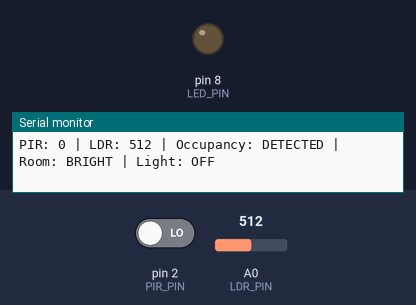
A sketch run on a simulated Arduino Uno, built with avr-gcc and run on an emulated ATmega328P. On the bench: output pins drawn as LEDs (lit = HIGH), the last lines printed to the serial monitor. The inputs (shaded band) are chosen by the test bench; at power-on: A0 (LDR_PIN) = 512, pin 2 (PIR_PIN) LOW.

Above: at 1.3 s.
1.4 s: A0 (LDR_PIN) set to 409
2.9 s: A0 (LDR_PIN) set to 389
At 4.2 s:
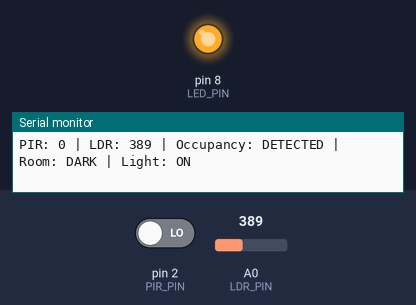
4.5 s: A0 (LDR_PIN) set to 410
At 5.8 s:
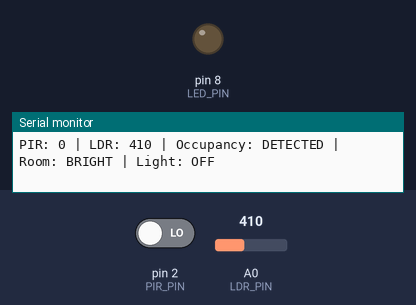
6.1 s: A0 (LDR_PIN) set to 390
At 7.4 s:
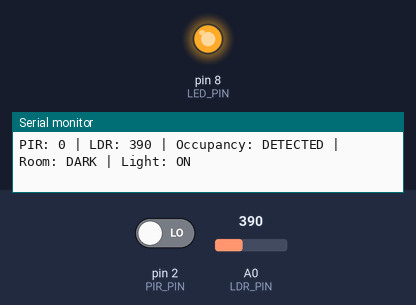
Timing chart, 0 to 31.6 s (numbered marks = the images above; inputs shaded):
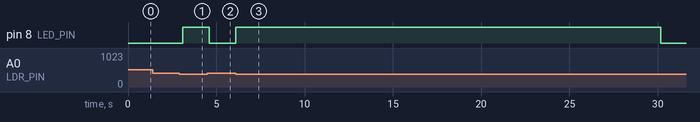

Measured:
- the behaviour switches between 400 and 399 on A0 (LDR_PIN) (found by bisection; images 0 and 1)
- after the input at 2.9 s, pin 8 (LED_PIN): LOW → HIGH after 0.20 s
- after the input at 4.5 s, pin 8 (LED_PIN): HIGH → LOW after 0.10 s
- after the input at 6.1 s, pin 8 (LED_PIN): LOW → HIGH at once, → LOW 24.1 s later

The sketch:

smart_classroom.ino
```cpp
/*
  Project: Smart Classroom Monitoring and Automatic Lighting System
  Board: Arduino Uno

  Connections:
  PIR sensor OUT -> D2
  PIR sensor VCC -> 5V
  PIR sensor GND -> GND

  LDR voltage divider:
  5V -> LDR -> A0 junction -> 10k ohm resistor -> GND

  LED:
  D8 -> 220 ohm resistor -> LED anode (long leg)
  LED cathode (short leg) -> GND

  Notes:
  - Adjust DARK_THRESHOLD using values in the Serial Monitor.
  - PIR sensors may need 30-60 seconds to stabilize after power-up.
  - This sketch performs local Arduino automation and USB Serial monitoring;
    Wi-Fi/cloud connectivity requires additional hardware.
*/

const int PIR_PIN = 2;
const int LDR_PIN = A0;
const int LED_PIN = 8;

const int DARK_THRESHOLD = 400;  // Calibrate for your room and LDR circuit
const unsigned long NO_MOTION_TIMEOUT = 30000UL;  // 30 seconds

unsigned long lastMotionTime = 0;

void setup() {
  pinMode(PIR_PIN, INPUT);
  pinMode(LED_PIN, OUTPUT);

  Serial.begin(9600);
  digitalWrite(LED_PIN, LOW);

  Serial.println("Smart Classroom System Started");
  Serial.println("Allow the PIR sensor to stabilize.");
}

void loop() {
  int motionDetected = digitalRead(PIR_PIN);
  int lightLevel = analogRead(LDR_PIN);

  if (motionDetected == HIGH) {
    lastMotionTime = millis();
  }

  // Keep occupancy active briefly after the last detected movement.
  bool personPresent =
      (motionDetected == HIGH) ||
      (millis() - lastMotionTime < NO_MOTION_TIMEOUT);

  // With the stated LDR divider orientation, lower readings usually mean darker.
  bool roomIsDark = (lightLevel < DARK_THRESHOLD);

  bool shouldTurnOnLight = personPresent && roomIsDark;
  digitalWrite(LED_PIN, shouldTurnOnLight ? HIGH : LOW);

  Serial.print("PIR: ");
  Serial.print(motionDetected);
  Serial.print(" | LDR: ");
  Serial.print(lightLevel);
  Serial.print(" | Occupancy: ");
  Serial.print(personPresent ? "DETECTED" : "NOT DETECTED");
  Serial.print(" | Room: ");
  Serial.print(roomIsDark ? "DARK" : "BRIGHT");
  Serial.print(" | Light: ");
  Serial.println(shouldTurnOnLight ? "ON" : "OFF");

  delay(500);
}
```
